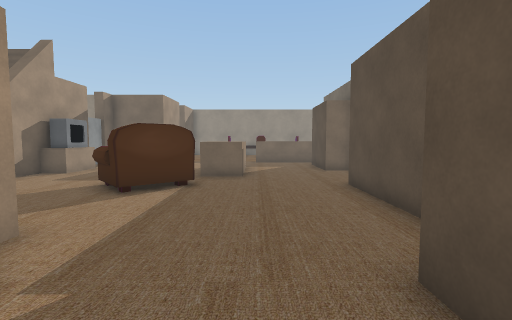
View 1 (above)

24 first-person views from a walk through a 3-D level made in the Unity game engine. The camera is 1.3 m above the floor, tilts 4° down and sees 85° across. The floor is counted in squares, 1 m on a side. Each view is taken from the middle of a square. On the plan, view 1 faces up. The plan holds only what a view shows up to about 13 squares ahead; the rest is blank. The place goes on beyond the plan. Door leaves are left out, so doorways stand open. Some surface patterns are stand-ins.

View 2
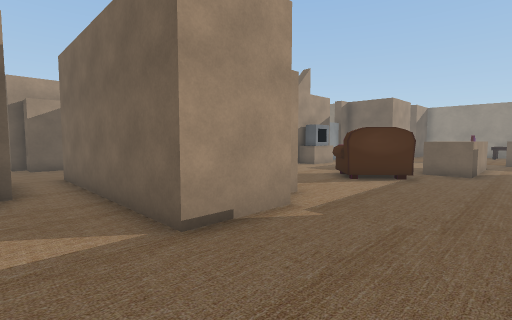

View 3
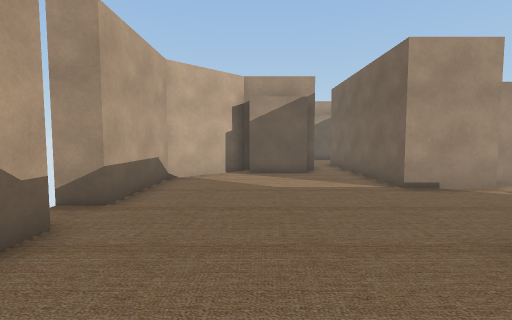

View 4
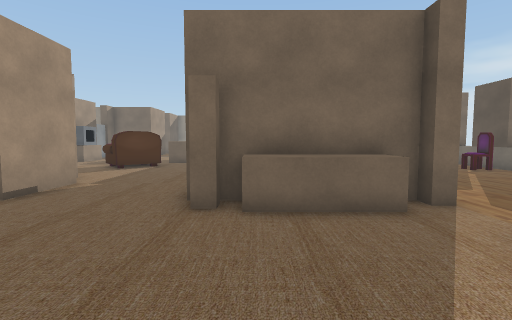

View 5
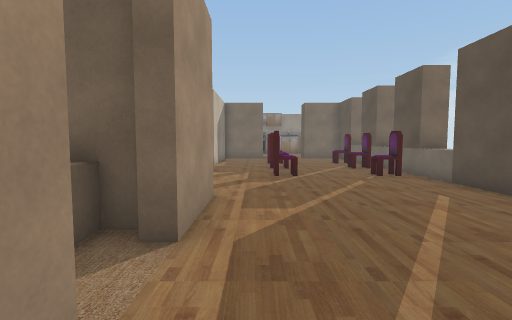

View 6
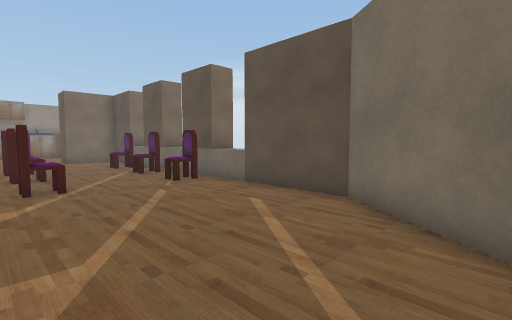

View 7
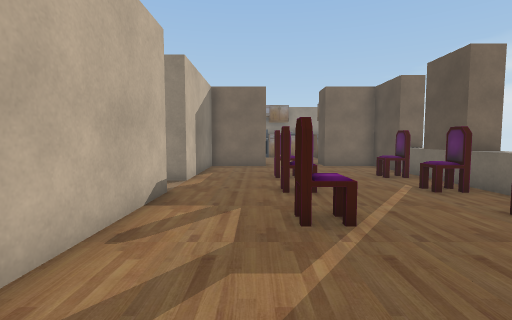

View 8
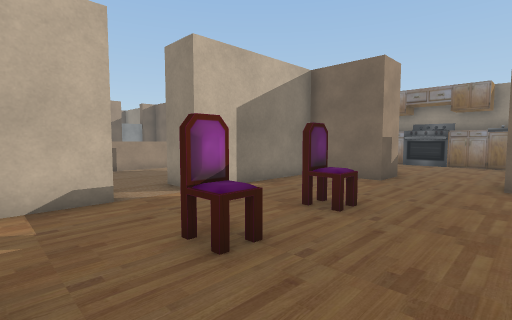

View 9
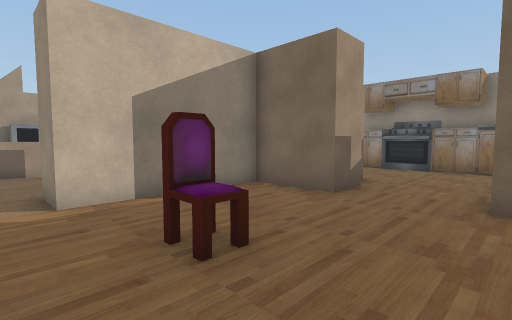

View 10
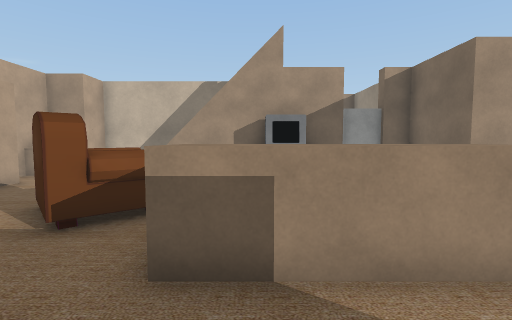

View 11
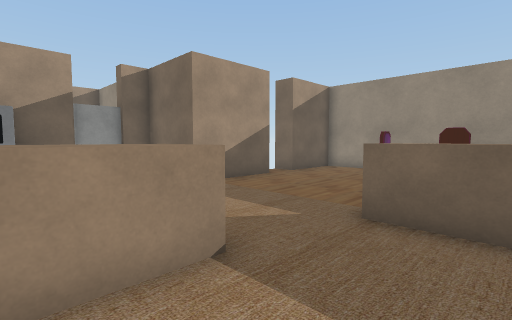

View 12
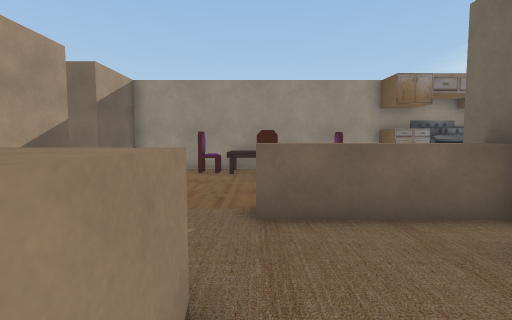

View 13
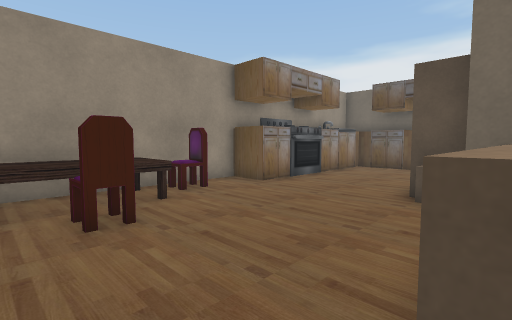

View 14
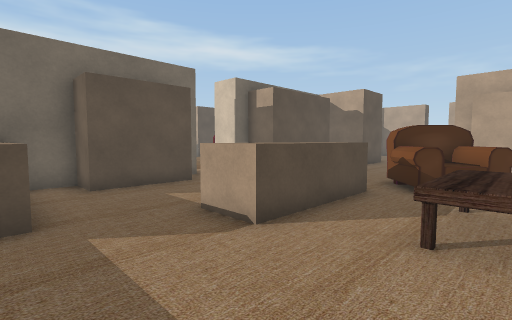

View 15
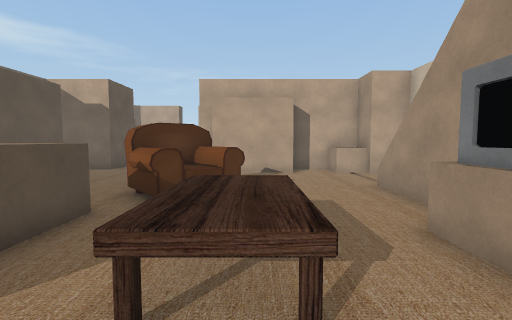

View 16
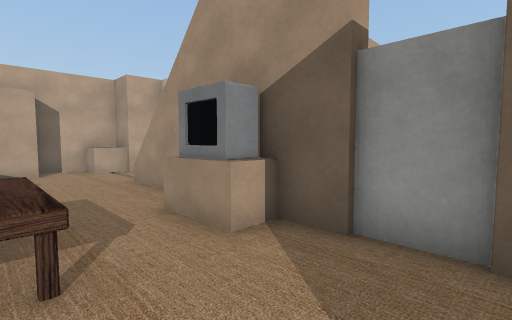

View 17
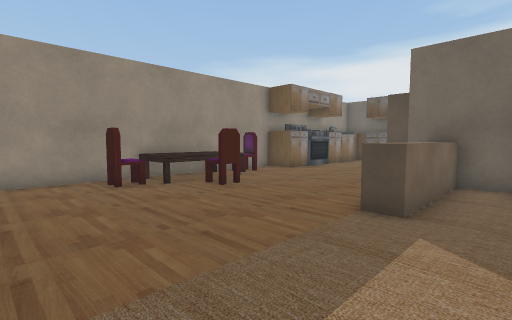

View 18
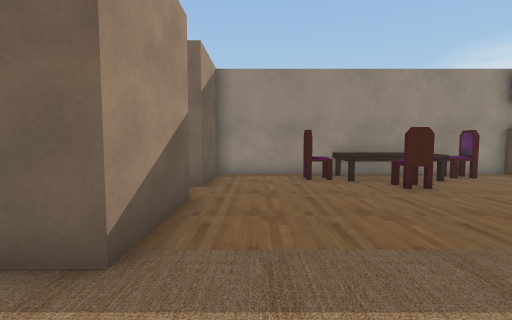

View 19
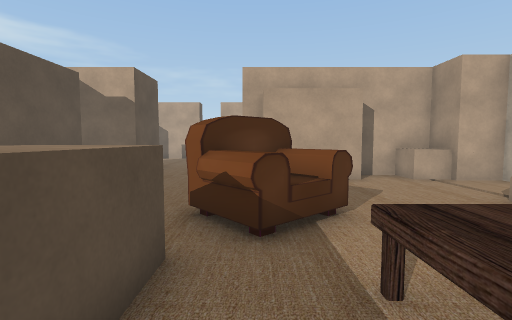

View 20
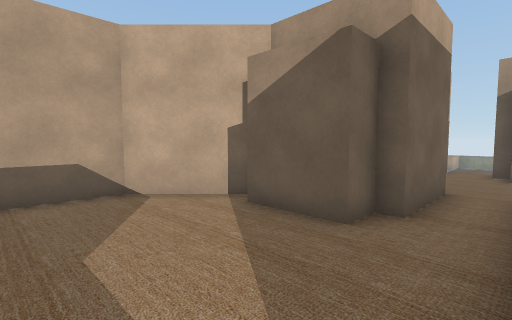

View 21
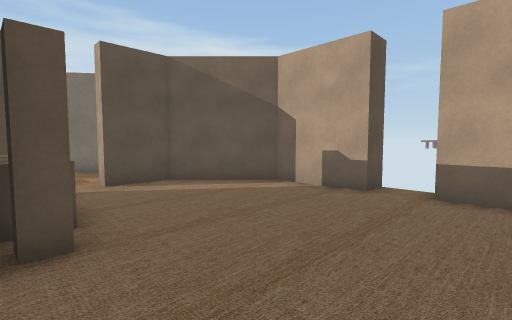

View 22
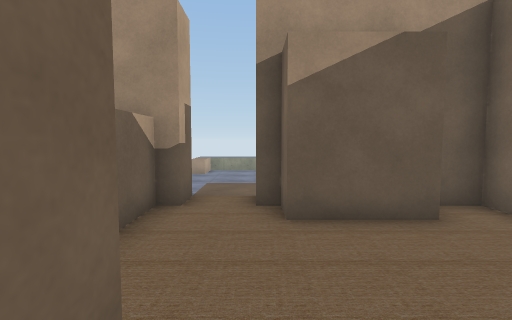

View 23
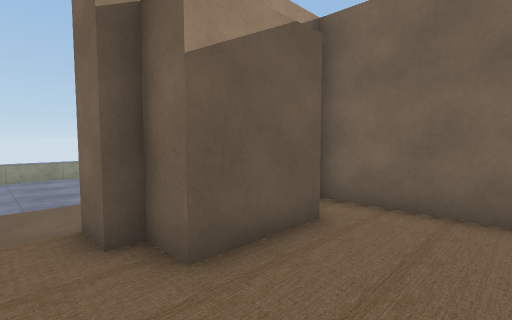

View 24
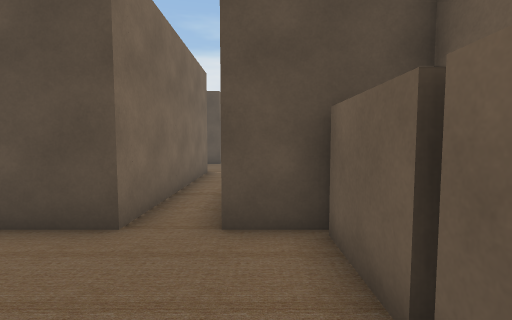

### Floor plan
Key: @ floor where view 1 was taken; # wall or solid block; x gap in a wall; . main floor; - floor 1 m lower than the main floor; D open door; ^ raised ledge; A armchair; S sink; T stove; B table; O other object.
Columns run from 27 left of view 1 to 15 right of it. Each row starts with its distance up from view 1.
 25                      #############
 24                      #...OBBBBO..##   SS
 23                      #...OBBBB...O#T##SSO
 22                     ##.....OO...........#
 21                      D..................O
 20                      #.................
 19                      #...........###... O
 18                      #..........####... O
 17                   ####.....^^^^### #...
 16                   #............#####...#
 15                   #...........####.......#
 14                   #......^^...#  #.......##
 13                   ##..BB.^^...#  #.......^
 12                   ##..BB.^^...####..O...O^
 11                   ##..BB.^^....###.......#
 10                   #......^^..............#^
  9                   #....AAA.....###..O...O^
  8                 # #...AAAA....####.......#
  7                 # x....AA.....#  #..O...O#
  6                 #. ...........#  #..O...O^^
  5                 #. ...........#  #.......^
  4             ######^..###......#  #.......#
  3             #....#^^.  ##.....    .......#
  2             ##...####   #....###  #......#
  1  ----        #...####   #....###  #......#
  0 -----       ##...D#######..@.######.....##
 -1 -----     ..D....D...........#^^^#......#
 -2           ..D....#####.................##
 -3             ######  ##............#...##
 -4                     ##............#.  #
 -5                     #............##
 -6                     ##..........##
 -7                      ######.#####
 -8                           # #

Positions as (right, up) in squares from view 1, and headings:
1: (0, 0), facing up
2: (1, -2), facing up-left
3: (5, -4), facing left
4: (3, -6), facing up
5: (8, -4), facing up
6: (8, -2), facing up-right
7: (8, 2), facing up
8: (12, 7), facing up-left
9: (12, 10), facing up-left
10: (2, 11), facing left
11: (2, 12), facing up-left
12: (0, 12), facing up
13: (-1, 17), facing up-right
14: (-5, 17), facing down-right
15: (-5, 15), facing down
16: (-5, 16), facing down-left
17: (-5, 15), facing up-right
18: (-4, 14), facing up
19: (-3, 13), facing down
20: (-2, 0), facing down-left
21: (-2, 0), facing down-right
22: (-9, -1), facing left
23: (-11, -2), facing up-left
24: (-14, -2), facing right
